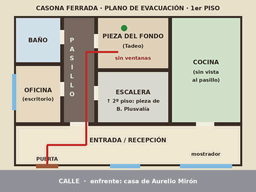
#> input picture assets/pruebas/plano.png, 256 x 192 px, found by its file name
$ python plano_victima.py
#> lines starting #> are read from the running program, lines starting #| are printed output that depends on the picture
"""Plano de la casona con la víctima marcada (V) y una flecha hacia la puerta: assets/pruebas/plano-victima.png
(se usa para tocar desde dónde vino el disparo de frente, Caso 2, día 3)."""
from PIL import Image, ImageDraw
im=Image.open('assets/pruebas/plano.png').convert('RGBA'); d=ImageDraw.Draw(im)
cx,cy=76,146
d.line([(cx-6,cy+5),(63,160)],fill=(200,30,30,255),width=2)          # flecha hacia la puerta
d.polygon([(60,163),(66,158),(62,156)],fill=(200,30,30,255))
d.ellipse([cx-7,cy-7,cx+7,cy+7],fill=(255,255,255,255),outline=(200,30,30,255),width=2)
d.line([(cx-3,cy-3),(cx,cy+3)],fill=(200,30,30,255),width=2); d.line([(cx,cy+3),(cx+3,cy-3)],fill=(200,30,30,255),width=2)   # «V»
im.save('assets/pruebas/plano-victima.png')
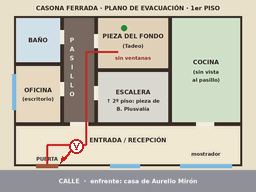
#> saved as plano-victima.png: PIL image 256x192 RGBA; mean R, G, B, A 192.7, 188.2, 173.8, 255
